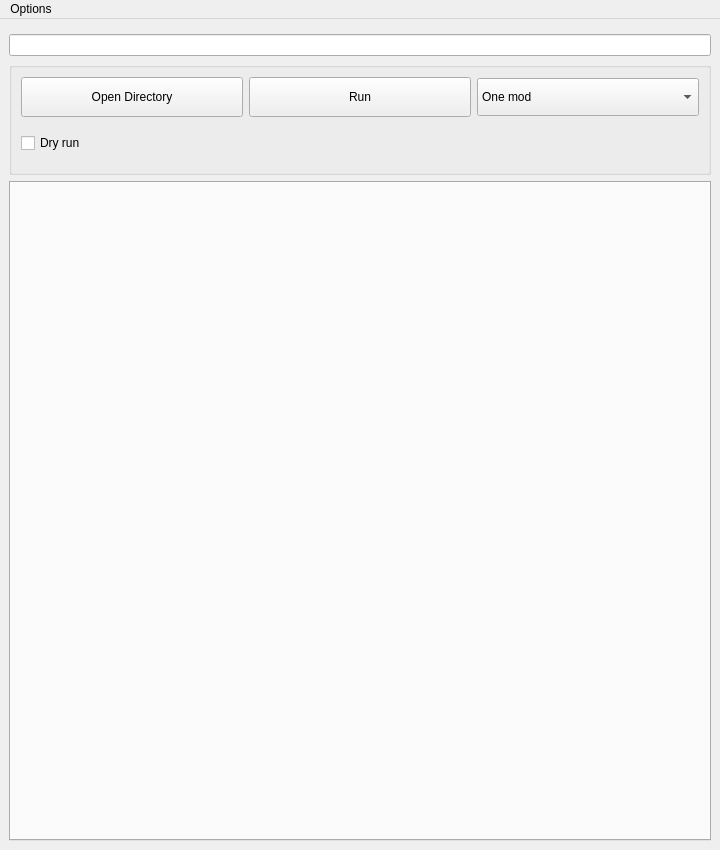
<?xml version="1.0" encoding="UTF-8"?>
<ui version="4.0">
 <class>MainWindow</class>
 <widget class="QMainWindow" name="MainWindow">
  <property name="geometry">
   <rect>
    <x>0</x>
    <y>0</y>
    <width>720</width>
    <height>850</height>
   </rect>
  </property>
  <property name="sizePolicy">
   <sizepolicy hsizetype="Expanding" vsizetype="Expanding">
    <horstretch>0</horstretch>
    <verstretch>0</verstretch>
   </sizepolicy>
  </property>
  <property name="font">
   <font>
    <kerning>true</kerning>
   </font>
  </property>
  <property name="cursor">
   <cursorShape>ArrowCursor</cursorShape>
  </property>
  <property name="windowTitle">
   <string>Cathedral Assets Optimizer</string>
  </property>
  <property name="whatsThis">
   <string>Will write which files would be affected, without actually processing them</string>
  </property>
  <widget class="QWidget" name="centralwidget">
   <layout class="QVBoxLayout" name="verticalLayout">
    <item>
     <widget class="QWidget" name="topBarContainer" native="true">
      <!-- Step 5: real content is a QQuickWidget (TopBar.qml) added here in MainWindow's
           constructor, replacing the old QGroupBox/QGridLayout of native profiles/patterns
           QComboBoxes, manage QPushButtons, and QLabels - see MainWindow.cpp. -->
      <layout class="QVBoxLayout" name="topBarLayout">
       <property name="leftMargin">
        <number>0</number>
       </property>
       <property name="topMargin">
        <number>0</number>
       </property>
       <property name="rightMargin">
        <number>0</number>
       </property>
       <property name="bottomMargin">
        <number>0</number>
       </property>
      </layout>
     </widget>
    </item>
    <item>
     <widget class="QLineEdit" name="inputDirTextEdit">
      <property name="sizePolicy">
       <sizepolicy hsizetype="Minimum" vsizetype="Fixed">
        <horstretch>0</horstretch>
        <verstretch>0</verstretch>
       </sizepolicy>
      </property>
     </widget>
    </item>
    <item>
     <widget class="QGroupBox" name="mainGroupBox">
      <property name="sizePolicy">
       <sizepolicy hsizetype="Preferred" vsizetype="Fixed">
        <horstretch>0</horstretch>
        <verstretch>0</verstretch>
       </sizepolicy>
      </property>
      <property name="maximumSize">
       <size>
        <width>16777215</width>
        <height>16777215</height>
       </size>
      </property>
      <property name="title">
       <string/>
      </property>
      <property name="flat">
       <bool>false</bool>
      </property>
      <layout class="QGridLayout" name="gridLayout_2">
       <item row="0" column="0">
        <widget class="QPushButton" name="userPathButton">
         <property name="sizePolicy">
          <sizepolicy hsizetype="MinimumExpanding" vsizetype="Fixed">
           <horstretch>0</horstretch>
           <verstretch>0</verstretch>
          </sizepolicy>
         </property>
         <property name="minimumSize">
          <size>
           <width>100</width>
           <height>40</height>
          </size>
         </property>
         <property name="maximumSize">
          <size>
           <width>16777215</width>
           <height>16777215</height>
          </size>
         </property>
         <property name="text">
          <string>Open Directory</string>
         </property>
        </widget>
       </item>
       <item row="0" column="1">
        <widget class="QPushButton" name="processButton">
         <property name="sizePolicy">
          <sizepolicy hsizetype="MinimumExpanding" vsizetype="Fixed">
           <horstretch>0</horstretch>
           <verstretch>0</verstretch>
          </sizepolicy>
         </property>
         <property name="minimumSize">
          <size>
           <width>100</width>
           <height>40</height>
          </size>
         </property>
         <property name="maximumSize">
          <size>
           <width>16777215</width>
           <height>16777215</height>
          </size>
         </property>
         <property name="text">
          <string>Run</string>
         </property>
        </widget>
       </item>
       <item row="1" column="0">
        <widget class="QCheckBox" name="dryRunCheckBox">
         <property name="sizePolicy">
          <sizepolicy hsizetype="Expanding" vsizetype="Fixed">
           <horstretch>0</horstretch>
           <verstretch>0</verstretch>
          </sizepolicy>
         </property>
         <property name="minimumSize">
          <size>
           <width>200</width>
           <height>40</height>
          </size>
         </property>
         <property name="maximumSize">
          <size>
           <width>200</width>
           <height>16777215</height>
          </size>
         </property>
         <property name="sizeIncrement">
          <size>
           <width>100</width>
           <height>0</height>
          </size>
         </property>
         <property name="baseSize">
          <size>
           <width>140</width>
           <height>40</height>
          </size>
         </property>
         <property name="cursor">
          <cursorShape>WhatsThisCursor</cursorShape>
         </property>
         <property name="toolTip">
          <string>&lt;html&gt;&lt;head/&gt;&lt;body&gt;&lt;p&gt;Will list all files that
                                            would be modified, without actually processing them. &lt;/p&gt;&lt;/body&gt;&lt;/html&gt;
                                        </string>
         </property>
         <property name="autoFillBackground">
          <bool>false</bool>
         </property>
         <property name="text">
          <string>Dry run</string>
         </property>
        </widget>
       </item>
       <item row="0" column="2">
        <widget class="QComboBox" name="modeChooserComboBox">
         <property name="sizePolicy">
          <sizepolicy hsizetype="MinimumExpanding" vsizetype="Fixed">
           <horstretch>0</horstretch>
           <verstretch>0</verstretch>
          </sizepolicy>
         </property>
         <property name="minimumSize">
          <size>
           <width>100</width>
           <height>38</height>
          </size>
         </property>
         <property name="maximumSize">
          <size>
           <width>16777215</width>
           <height>16777215</height>
          </size>
         </property>
         <item>
          <property name="text">
           <string>One mod</string>
          </property>
         </item>
         <item>
          <property name="text">
           <string>Several mods</string>
          </property>
         </item>
        </widget>
       </item>
      </layout>
     </widget>
    </item>
    <item>
     <widget class="QTabWidget" name="tabWidget">
      <property name="currentIndex">
       <number>-1</number>
      </property>
     </widget>
    </item>
   </layout>
  </widget>
  <widget class="QMenuBar" name="menuBar">
   <property name="geometry">
    <rect>
     <x>0</x>
     <y>0</y>
     <width>657</width>
     <height>25</height>
    </rect>
   </property>
   <widget class="QMenu" name="menuTools">
    <property name="title">
     <string>Options</string>
    </property>
    <addaction name="actionEnableDarkTheme"/>
    <addaction name="actionChange_level"/>
    <addaction name="actionOpen_config_dir"/>
   </widget>
   <addaction name="menuTools"/>
  </widget>
  <action name="actionEnableDarkTheme">
   <property name="checkable">
    <bool>true</bool>
   </property>
   <property name="checked">
    <bool>true</bool>
   </property>
   <property name="text">
    <string>Enable dark theme</string>
   </property>
  </action>
  <action name="actionSelect_GPU">
   <property name="text">
    <string>Select GPU</string>
   </property>
  </action>
  <action name="actionChange_level">
   <property name="text">
    <string>Change level</string>
   </property>
  </action>
  <action name="actionOpen_config_dir">
   <property name="text">
    <string>Open config directory</string>
   </property>
  </action>
 </widget>
 <resources/>
 <connections/>
</ui>
